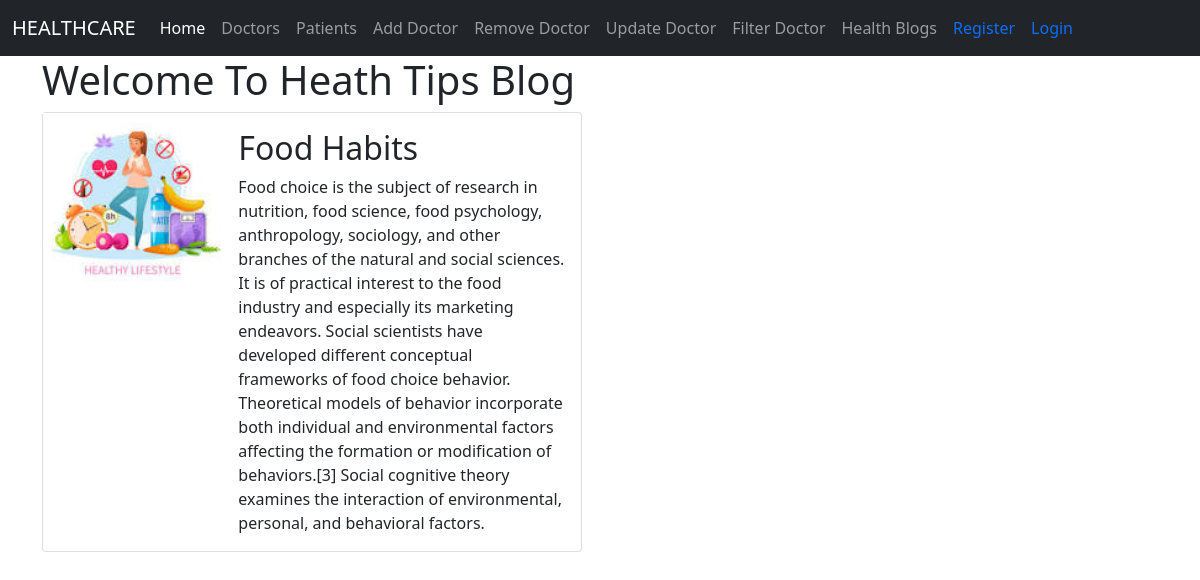
Page /blogpost/food on the committed database.
### healthcare/models.py (models this page shows, shortened)
class Blog(models.Model):
    sNo = models.AutoField(primary_key=True)
    title = models.CharField(max_length=255)
    content = models.TextField()
    slug = models.CharField(max_length=100)
    time = models.DateTimeField(auto_now_add=True)

### healthcare/views.py (the view)
# urls.py: path('blogpost/<str:slug>', views.blogpost, name='blogpost'),
def blogpost(request,slug):
    blog = Blog.objects.get(slug=slug)
    context = {
            'blog': blog,
                }
    return render(request,"blogpost.html",context)

### templates/blogpost.html
{% extends 'base.html' %}
{% block body %}
<div class="container">
<h1>Welcome To Heath Tips Blog</h1>
<div class="card mb-3" style="max-width: 540px;">
    <div class="row g-0">
      <div class="col-md-4">
        {% load static %}
        <img class="w-100" src={% static "images/health.jpeg" %} alt="Image">
      </div>
      <div class="col-md-8">
        <div class="card-body">
          <h2 class="card-title text-dark">{{blog.title}} </h2>
          <p class="card-text">{{blog.content}}         </p>
        </div>
      </div>
    </div>
  </div>
{% endblock body %}

### rows in the picture
Blog: title "Food Habits", content "Food choice is the subject of research in nutrition, food science, food psychology, anthropology, sociology, and other branches of the natural and social sciences. It is of practical interest to the food industry and especially its marketing endeavors. Social scientists have developed different conceptual frameworks of food choice behavior. Theoretical models of behavior incorporate both individual and environmental factors affecting the formation or modification of behaviors.[3] Social cognitive theory examines the interaction of environmental, personal, and behavioral factors."
